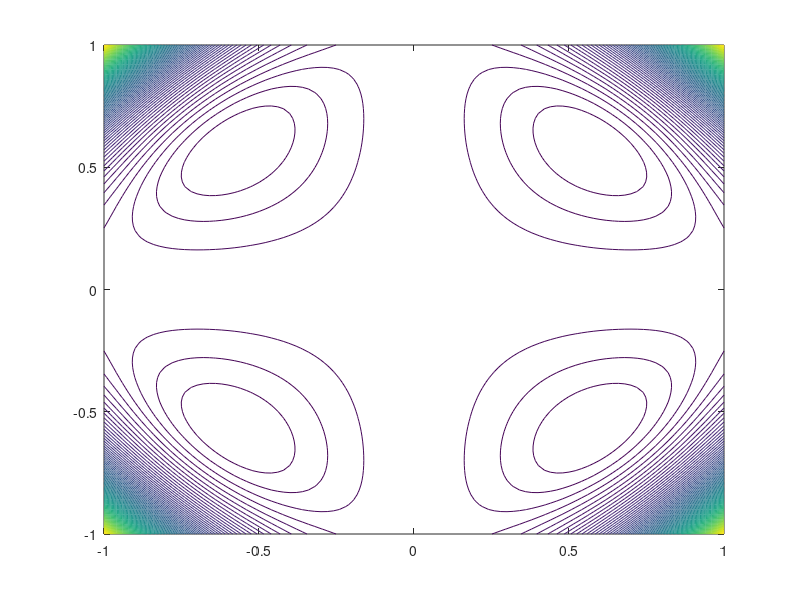

Here is the MATLAB script that generated this plot: (Note: this script raises an error after producing the figure.)
close all; clear all; clc;

% Motzkin polynomial
f = @(x,y) x.^2 .* y.^2 .* (x.^2 + y.^2 - 1) + 1/27;
figure
[X,Y] = meshgrid([-1:0.02:1],[-1:0.02:1]);
contour(X,Y,f(X,Y),100)

% Yalmip moment relaxations
x = sdpvar(1, 1);
y = sdpvar(1, 1);
h = x^2 * y^2 * (x^2 + y^2 - 1) + 1/27;
F = [];

moment = [];
moment_time = [];
for m=0:5
    for i=1:5
        sol = solvemoment(F, h, sdpsettings('solver','sdpt3'), m+3);
        time(i) = sol.solvertime;
    end
    moment(m+1) = relaxdouble(h);
    moment_time(m+1) = mean(time);
end

% BSpline
% =======
d = 3;
A = zeros(4, 4);
A(1,1) = 1/27; A(3,3) = -1; A(5,3) = 1; A(3,5) = 1;
P = Polynomial(A);
P = P.to_bspline({[-1.5,1.5],[-1.5,1.5]});

% Degree elevation polya
t = sdpvar(1, 1);
polya = [];
polya_time = [];
for i=0:9
    Pi = P.increase_degree([i, i]);
    con = [Pi-t>=0];
    for j=1:10
        sol = solvesdp(con, -t, sdpsettings('solver','clp'));
        time(j) = sol.solvertime;
    end
    polya(i+1) = double(t);
    polya_time(i+1) = mean(time);
end

% Knot insertion
bspline = [polya(1)];
bspline_time = [polya_time(1)];
for i=1:6
    Pi = P.insert_knots({linspace(-1.5, 1.5, 2^i+1), linspace(-1.5, 1.5, 2^i+1)});
    con = [Pi-t>=0];
    for j=1:10
        sol = solvesdp(con, -t, sdpsettings('solver','clp'));
        time(j) = sol.solvertime;
    end
    bspline(i+1) = double(t);
    bspline_time(i+1) = mean(time);
end

figure
semilogx(moment_time, moment)
hold all
semilogx(polya_time, polya)
semilogx(bspline_time, bspline)

figure
loglog(moment_time, -moment)
hold all
loglog(polya_time, -polya)
loglog(bspline_time, -bspline)